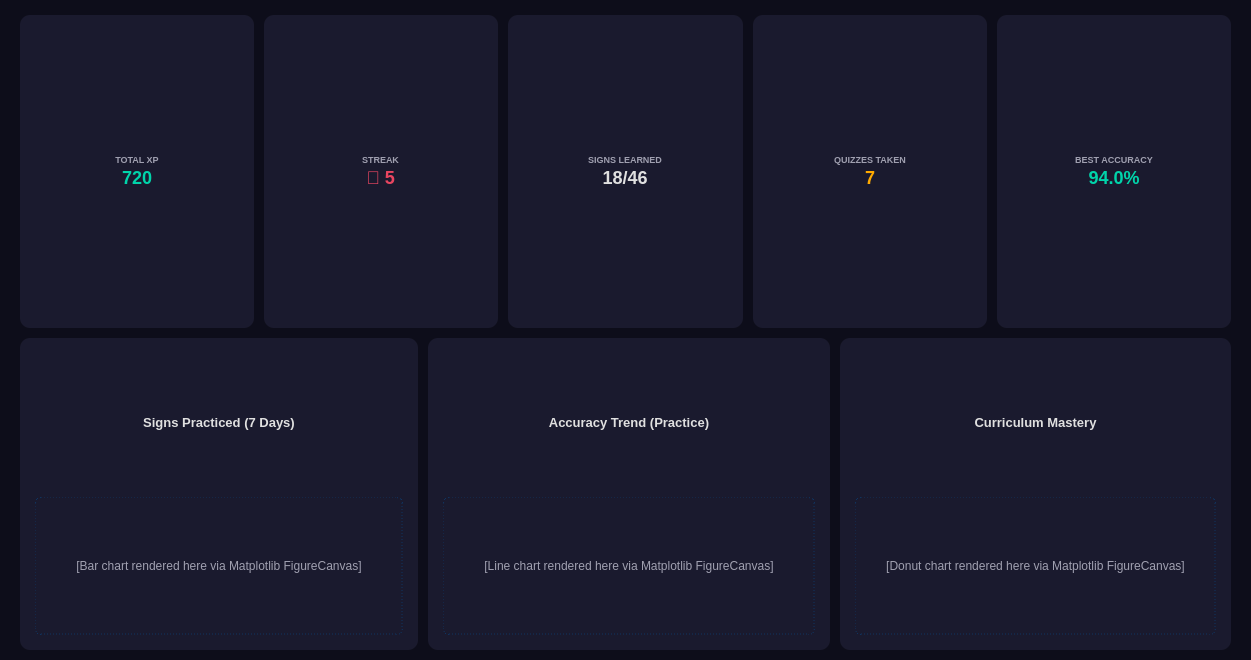
<?xml version='1.0' encoding='utf-8'?>
<ui version="4.0">
 <class>StatsScreen</class>
 <widget class="QWidget" name="pageStats">
  <property name="geometry">
   <rect>
    <x>0</x>
    <y>0</y>
    <width>1080</width>
    <height>660</height>
   </rect>
  </property>
  <property name="styleSheet">
   <string>QWidget { background-color: #0d0d1a; }</string>
  </property>
  <layout class="QVBoxLayout" name="statsOuterLayout">
   <property name="leftMargin">
    <number>20</number>
   </property>
   <property name="topMargin">
    <number>15</number>
   </property>
   <property name="rightMargin">
    <number>20</number>
   </property>
   <property name="bottomMargin">
    <number>10</number>
   </property>
   <property name="spacing">
    <number>10</number>
   </property>
   <item>
    <layout class="QHBoxLayout" name="statsTilesRow">
     <property name="spacing">
      <number>10</number>
     </property>
     <item>
      <widget class="QFrame" name="statsTile1">
       <property name="minimumHeight">
        <number>85</number>
       </property>
       <property name="maximumHeight">
        <number>85</number>
       </property>
       <property name="styleSheet">
        <string>QFrame { background-color: #1a1a2e; border-radius: 10px; }</string>
       </property>
       <layout class="QVBoxLayout">
        <property name="alignment">
         <set>Qt::AlignCenter</set>
        </property>
        <property name="spacing">
         <number>2</number>
        </property>
        <item>
         <widget class="QLabel" name="statsTile1HeaderLabel">
          <property name="text">
           <string>TOTAL XP</string>
          </property>
          <property name="alignment">
           <set>Qt::AlignCenter</set>
          </property>
          <property name="styleSheet">
           <string>QLabel { color: #a0a0b0; font-size: 9px; font-weight: bold; background: transparent; }</string>
          </property>
         </widget>
        </item>
        <item>
         <widget class="QLabel" name="statsTile1ValueLabel">
          <property name="text">
           <string>720</string>
          </property>
          <property name="alignment">
           <set>Qt::AlignCenter</set>
          </property>
          <property name="styleSheet">
           <string>QLabel { color: #00d4aa; font-size: 18px; font-weight: bold; background: transparent; }</string>
          </property>
         </widget>
        </item>
       </layout>
      </widget>
     </item>
     <item>
      <widget class="QFrame" name="statsTile2">
       <property name="minimumHeight">
        <number>85</number>
       </property>
       <property name="maximumHeight">
        <number>85</number>
       </property>
       <property name="styleSheet">
        <string>QFrame { background-color: #1a1a2e; border-radius: 10px; }</string>
       </property>
       <layout class="QVBoxLayout">
        <property name="alignment">
         <set>Qt::AlignCenter</set>
        </property>
        <property name="spacing">
         <number>2</number>
        </property>
        <item>
         <widget class="QLabel" name="statsTile2HeaderLabel">
          <property name="text">
           <string>STREAK</string>
          </property>
          <property name="alignment">
           <set>Qt::AlignCenter</set>
          </property>
          <property name="styleSheet">
           <string>QLabel { color: #a0a0b0; font-size: 9px; font-weight: bold; background: transparent; }</string>
          </property>
         </widget>
        </item>
        <item>
         <widget class="QLabel" name="statsTile2ValueLabel">
          <property name="text">
           <string>🔥 5</string>
          </property>
          <property name="alignment">
           <set>Qt::AlignCenter</set>
          </property>
          <property name="styleSheet">
           <string>QLabel { color: #e94560; font-size: 18px; font-weight: bold; background: transparent; }</string>
          </property>
         </widget>
        </item>
       </layout>
      </widget>
     </item>
     <item>
      <widget class="QFrame" name="statsTile3">
       <property name="minimumHeight">
        <number>85</number>
       </property>
       <property name="maximumHeight">
        <number>85</number>
       </property>
       <property name="styleSheet">
        <string>QFrame { background-color: #1a1a2e; border-radius: 10px; }</string>
       </property>
       <layout class="QVBoxLayout">
        <property name="alignment">
         <set>Qt::AlignCenter</set>
        </property>
        <property name="spacing">
         <number>2</number>
        </property>
        <item>
         <widget class="QLabel" name="statsTile3HeaderLabel">
          <property name="text">
           <string>SIGNS LEARNED</string>
          </property>
          <property name="alignment">
           <set>Qt::AlignCenter</set>
          </property>
          <property name="styleSheet">
           <string>QLabel { color: #a0a0b0; font-size: 9px; font-weight: bold; background: transparent; }</string>
          </property>
         </widget>
        </item>
        <item>
         <widget class="QLabel" name="statsTile3ValueLabel">
          <property name="text">
           <string>18/46</string>
          </property>
          <property name="alignment">
           <set>Qt::AlignCenter</set>
          </property>
          <property name="styleSheet">
           <string>QLabel { color: #e0e0e0; font-size: 18px; font-weight: bold; background: transparent; }</string>
          </property>
         </widget>
        </item>
       </layout>
      </widget>
     </item>
     <item>
      <widget class="QFrame" name="statsTile4">
       <property name="minimumHeight">
        <number>85</number>
       </property>
       <property name="maximumHeight">
        <number>85</number>
       </property>
       <property name="styleSheet">
        <string>QFrame { background-color: #1a1a2e; border-radius: 10px; }</string>
       </property>
       <layout class="QVBoxLayout">
        <property name="alignment">
         <set>Qt::AlignCenter</set>
        </property>
        <property name="spacing">
         <number>2</number>
        </property>
        <item>
         <widget class="QLabel" name="statsTile4HeaderLabel">
          <property name="text">
           <string>QUIZZES TAKEN</string>
          </property>
          <property name="alignment">
           <set>Qt::AlignCenter</set>
          </property>
          <property name="styleSheet">
           <string>QLabel { color: #a0a0b0; font-size: 9px; font-weight: bold; background: transparent; }</string>
          </property>
         </widget>
        </item>
        <item>
         <widget class="QLabel" name="statsTile4ValueLabel">
          <property name="text">
           <string>7</string>
          </property>
          <property name="alignment">
           <set>Qt::AlignCenter</set>
          </property>
          <property name="styleSheet">
           <string>QLabel { color: #ffaa00; font-size: 18px; font-weight: bold; background: transparent; }</string>
          </property>
         </widget>
        </item>
       </layout>
      </widget>
     </item>
     <item>
      <widget class="QFrame" name="statsTile5">
       <property name="minimumHeight">
        <number>85</number>
       </property>
       <property name="maximumHeight">
        <number>85</number>
       </property>
       <property name="styleSheet">
        <string>QFrame { background-color: #1a1a2e; border-radius: 10px; }</string>
       </property>
       <layout class="QVBoxLayout">
        <property name="alignment">
         <set>Qt::AlignCenter</set>
        </property>
        <property name="spacing">
         <number>2</number>
        </property>
        <item>
         <widget class="QLabel" name="statsTile5HeaderLabel">
          <property name="text">
           <string>BEST ACCURACY</string>
          </property>
          <property name="alignment">
           <set>Qt::AlignCenter</set>
          </property>
          <property name="styleSheet">
           <string>QLabel { color: #a0a0b0; font-size: 9px; font-weight: bold; background: transparent; }</string>
          </property>
         </widget>
        </item>
        <item>
         <widget class="QLabel" name="statsTile5ValueLabel">
          <property name="text">
           <string>94.0%</string>
          </property>
          <property name="alignment">
           <set>Qt::AlignCenter</set>
          </property>
          <property name="styleSheet">
           <string>QLabel { color: #00d4aa; font-size: 18px; font-weight: bold; background: transparent; }</string>
          </property>
         </widget>
        </item>
       </layout>
      </widget>
     </item>
    </layout>
   </item>
   <item>
    <layout class="QHBoxLayout" name="statsChartsRow">
     <property name="spacing">
      <number>10</number>
     </property>
     <item>
      <widget class="QFrame" name="statsBarChartFrame">
       <property name="styleSheet">
        <string>QFrame { background-color: #1a1a2e; border-radius: 10px; }</string>
       </property>
       <layout class="QVBoxLayout">
        <property name="leftMargin">
         <number>15</number>
        </property>
        <property name="topMargin">
         <number>15</number>
        </property>
        <property name="rightMargin">
         <number>15</number>
        </property>
        <property name="bottomMargin">
         <number>15</number>
        </property>
        <item>
         <widget class="QLabel" name="statsBarChartTitle">
          <property name="text">
           <string>Signs Practiced (7 Days)</string>
          </property>
          <property name="alignment">
           <set>Qt::AlignCenter</set>
          </property>
          <property name="styleSheet">
           <string>QLabel { color: #e0e0e0; font-size: 13px; font-weight: bold; background: transparent; }</string>
          </property>
         </widget>
        </item>
        <item>
         <widget class="QLabel" name="statsBarChartPlaceholder">
          <property name="text">
           <string>[Bar chart rendered here via Matplotlib FigureCanvas]</string>
          </property>
          <property name="alignment">
           <set>Qt::AlignCenter</set>
          </property>
          <property name="styleSheet">
           <string>QLabel { color: #a0a0b0; font-size: 12px; background: transparent; border: 1px dashed #0f3460; border-radius: 6px; padding: 40px; }</string>
          </property>
         </widget>
        </item>
       </layout>
      </widget>
     </item>
     <item>
      <widget class="QFrame" name="statsLineChartFrame">
       <property name="styleSheet">
        <string>QFrame { background-color: #1a1a2e; border-radius: 10px; }</string>
       </property>
       <layout class="QVBoxLayout">
        <property name="leftMargin">
         <number>15</number>
        </property>
        <property name="topMargin">
         <number>15</number>
        </property>
        <property name="rightMargin">
         <number>15</number>
        </property>
        <property name="bottomMargin">
         <number>15</number>
        </property>
        <item>
         <widget class="QLabel" name="statsLineChartTitle">
          <property name="text">
           <string>Accuracy Trend (Practice)</string>
          </property>
          <property name="alignment">
           <set>Qt::AlignCenter</set>
          </property>
          <property name="styleSheet">
           <string>QLabel { color: #e0e0e0; font-size: 13px; font-weight: bold; background: transparent; }</string>
          </property>
         </widget>
        </item>
        <item>
         <widget class="QLabel" name="statsLineChartPlaceholder">
          <property name="text">
           <string>[Line chart rendered here via Matplotlib FigureCanvas]</string>
          </property>
          <property name="alignment">
           <set>Qt::AlignCenter</set>
          </property>
          <property name="styleSheet">
           <string>QLabel { color: #a0a0b0; font-size: 12px; background: transparent; border: 1px dashed #0f3460; border-radius: 6px; padding: 40px; }</string>
          </property>
         </widget>
        </item>
       </layout>
      </widget>
     </item>
     <item>
      <widget class="QFrame" name="statsDonutFrame">
       <property name="maximumWidth">
        <number>280</number>
       </property>
       <property name="styleSheet">
        <string>QFrame { background-color: #1a1a2e; border-radius: 10px; }</string>
       </property>
       <layout class="QVBoxLayout">
        <property name="leftMargin">
         <number>15</number>
        </property>
        <property name="topMargin">
         <number>15</number>
        </property>
        <property name="rightMargin">
         <number>15</number>
        </property>
        <property name="bottomMargin">
         <number>15</number>
        </property>
        <item>
         <widget class="QLabel" name="statsDonutTitle">
          <property name="text">
           <string>Curriculum Mastery</string>
          </property>
          <property name="alignment">
           <set>Qt::AlignCenter</set>
          </property>
          <property name="styleSheet">
           <string>QLabel { color: #e0e0e0; font-size: 13px; font-weight: bold; background: transparent; }</string>
          </property>
         </widget>
        </item>
        <item>
         <widget class="QLabel" name="statsDonutPlaceholder">
          <property name="text">
           <string>[Donut chart rendered here via Matplotlib FigureCanvas]</string>
          </property>
          <property name="alignment">
           <set>Qt::AlignCenter</set>
          </property>
          <property name="styleSheet">
           <string>QLabel { color: #a0a0b0; font-size: 12px; background: transparent; border: 1px dashed #0f3460; border-radius: 6px; padding: 30px; }</string>
          </property>
         </widget>
        </item>
       </layout>
      </widget>
     </item>
    </layout>
   </item>
  </layout>
 </widget>
 <resources />
 <connections />
</ui>
